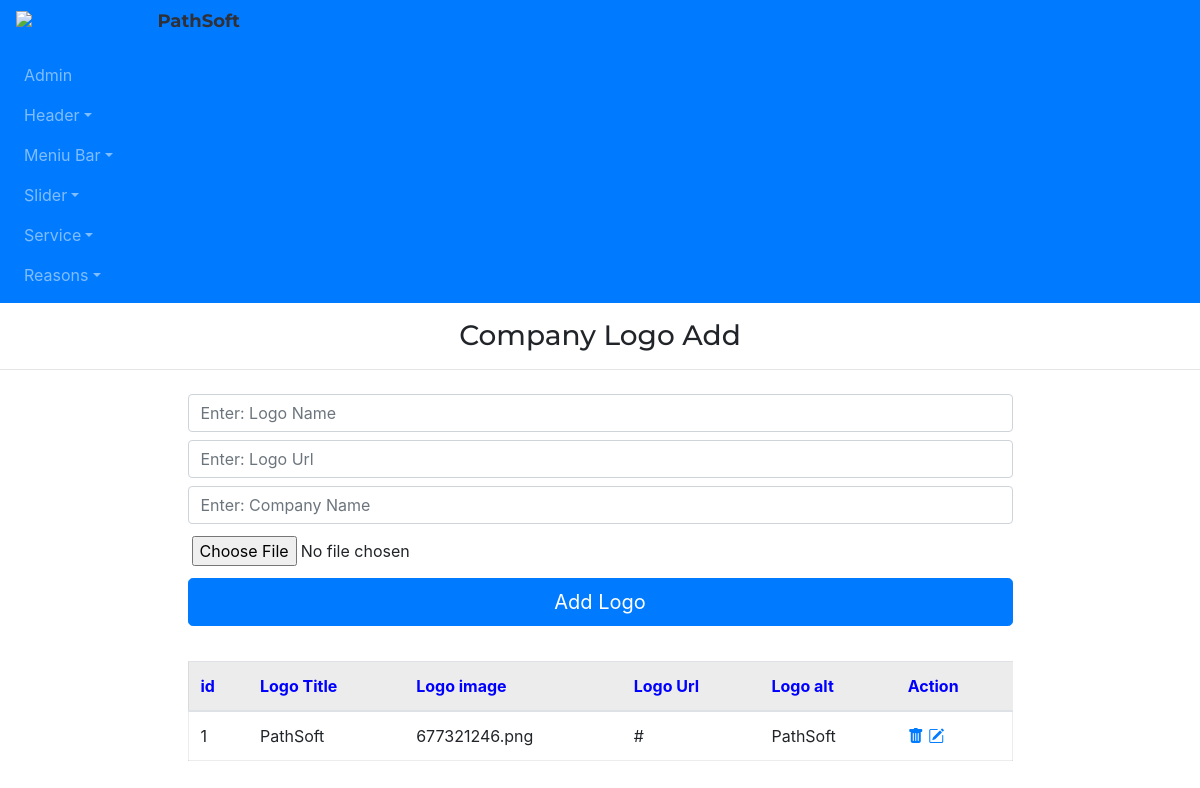
Page /admin/meniuLogoAdd on the earlier database version.
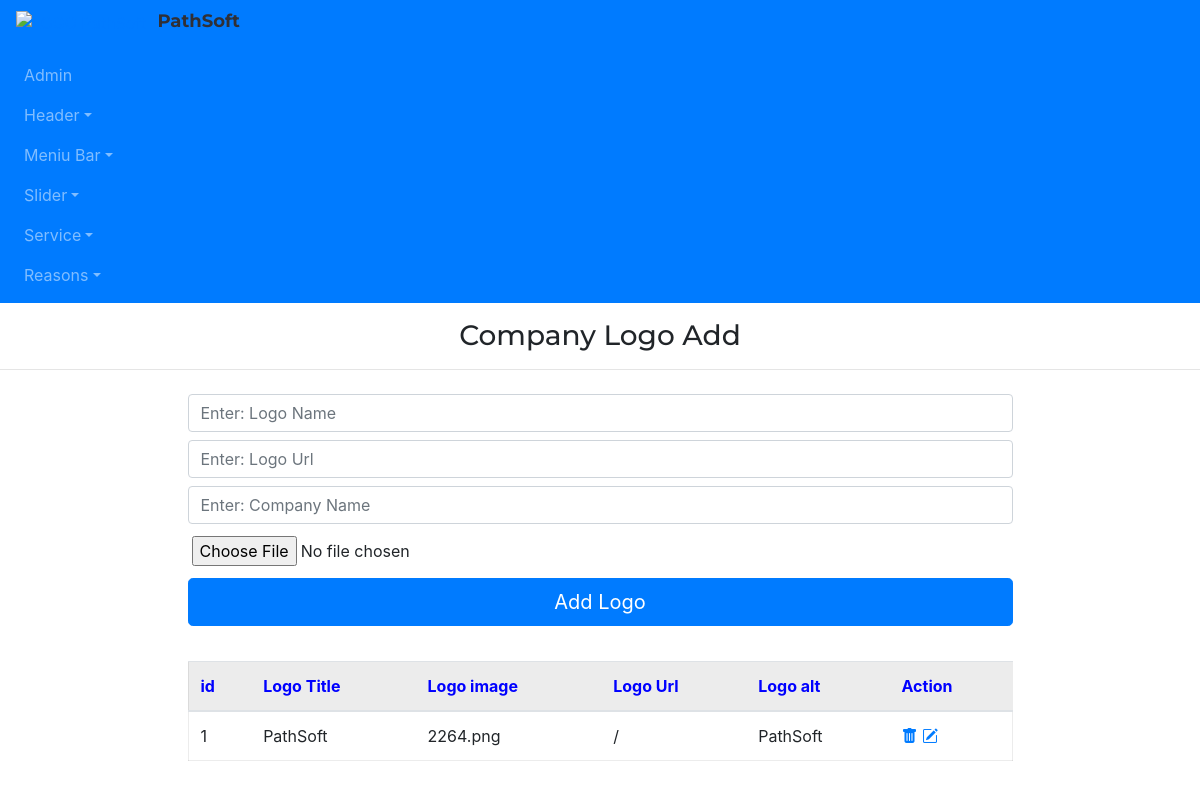
Same page on the later database version.
### app/models.py (models this page shows)
class MeniuLogo(db.Model):
    id=db.Column(db.Integer,primary_key=True)
    logo_title=db.Column(db.String(255))
    logo_url=db.Column(db.String(255))
    logo_alt=db.Column(db.String(255))
    logo_img=db.Column(db.String(255))

### admin/routes.py (the view, shortened to what this page needs)
@app.route("/admin/meniuLogoAdd", methods=['GET','POST'])
def meniuLogoAdd():
    logos=MeniuLogo.query.all()
    return render_template("admin/meniuLogoAdd.html", logos=logos)

### app/templates/admin/meniuLogoAdd.html
{% extends "admin/base.html" %}
{% block content %}
<h3 class="my-3" style="text-align: center;">Company Logo Add</h3>
<hr>
<div class="container marg">
    <div class="row justify-content-center">
        <div class="col-9 ">
            <form action="/admin/meniuLogoAdd" method='POST' enctype="multipart/form-data">
                <input type="text" class="form-control my-2" name='logo_title' placeholder="Enter: Logo Name">
                <input type="text" class="form-control my-2" name='logo_url' placeholder="Enter: Logo Url">
                <input type="text" class="form-control my-2" name='logo_alt' placeholder="Enter: Company Name">
                <input type="file" class="form-control-file my-2 p-1" name='logo_img' >
                <input type="submit" class="btn btn-primary btn-lg btn-block" value='Add Logo'>
            </form>
        </div>
    </div>
</div>
<div class="container marg">
    <div class="row justify-content-center">
        <div class="col-9 ">
            <table class="table table-hover " style="margin:35px 0px; border:1px solid rgba(0,0,0,.075);">
                <thead>
                    <tr style="background-color: rgba(0,0,0,.075); color:blue">
                        <th scope="col">id</th>
                        <th scope="col">Logo Title</th>
                        <th scope="col">Logo image</th>
                        <th scope="col">Logo Url</th>
                        <th scope="col">Logo alt</th>
                        <th scope="col">Action</th>
                    </tr>
                </thead>
                <tbody>
                    {% for logo in logos %}
                    <tr>
                        <td scope="row">{{logo.id}}</td>
                        <td>{{logo.logo_title}}</td>
                        <td>{{logo.logo_img}}</td>
                        <td>{{logo.logo_url}}</td>
                        <td>{{logo.logo_alt}}</td>
                        <td>
                            <a href="/admin/meniuLogoDelete/{{logo.id}}"><i class="bi bi-trash-fill"></i></a>
                            <a href="/admin/meniuLogoUpdate/{{logo.id}}"><i class="bi bi-pencil-square"></i></a>
                        </td>
                    </tr>
                    {% endfor %}
                </tbody>
            </table>
        </div>
    </div>
</div>
{% endblock %}

Differences in the rows shown:
changed MeniuLogo "PathSoft": logo_img "677321246.png" → "2264.png"; logo_url "#" → "/"
